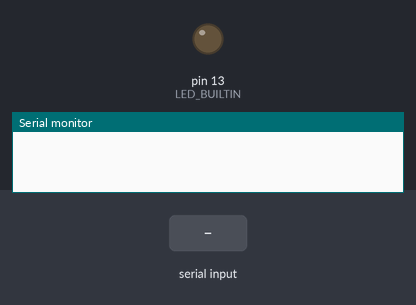
This sketch was run on a simulated Arduino Uno, built with avr-gcc and run on an emulated ATmega328P. Parts: output pins drawn as LEDs (lit = HIGH), the last lines printed to the serial monitor. The test bench sets the inputs (shaded band).

Above: at 1.2 s.
1.3 s: "LON" received over Serial
At 1.8 s:
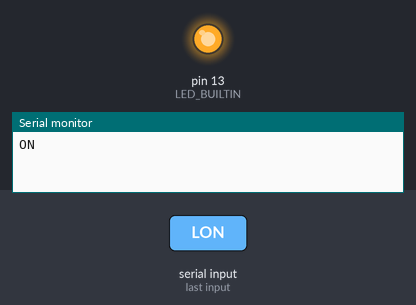
2.8 s: "LOFF" received over Serial
At 4.1 s:
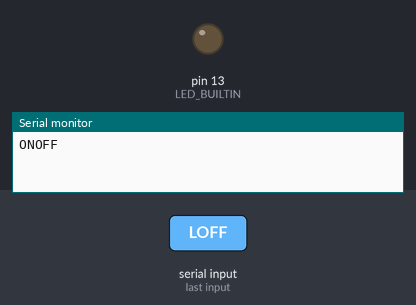
Timing chart, 0 to 5.8 s (numbered marks = the images above; inputs shaded):
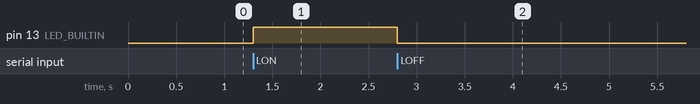

The sketch:

ultrasonic_example.ino
```cpp
String rx;
#define LED_BUILTIN  13
#define TRIG  2
#define ECHO  4

void setup() {
  Serial.begin(115200);
  Serial.setTimeout(1);
  pinMode(TRIG, OUTPUT);//define arduino pin
  pinMode(ECHO, INPUT);//define arduino pin
  pinMode(LED_BUILTIN, OUTPUT);
}

void loop() {
  while (Serial.available()) {
    // read the incoming byte:
    rx = Serial.readString();
    commander();
  }
}

void commander() {
  lightControll();
  getDistance();
}

void lightControll() {
  if (rx == "LON") {
    digitalWrite(LED_BUILTIN, HIGH); //turn on
    Serial.print("ON");
  }
  if (rx == "LOFF") {
    digitalWrite(LED_BUILTIN, LOW); //turn off
    Serial.print("OFF");
  }
}

void getDistance() {
  if (rx == "GDCM" || rx == "GDIN") {
    //pulse output
    digitalWrite(TRIG, LOW);
    delayMicroseconds(4);
    digitalWrite(TRIG, HIGH);
    delayMicroseconds(10);
    digitalWrite(TRIG, LOW);

    long t = pulseIn(ECHO, HIGH);//input pulse and save it veriable

    if (rx == "GDCM") {
      long cm = t / 29 / 2; //time convert distance
      Serial.print(cm);
    }
    if (rx == "GDIN") {
      long inches = t / 74 / 2; //time convert distance
      Serial.print(inches);
    }
    //  String inch = " inches t";
    //  String CM = " cm";

    //  Serial.print(inches +inch);//print serial monitor inches
    //  Serial.println(cm +CM);//print serial monitor cm
    //  Serial.println();//print space
  }
}
```

Measured:
- after the input at 1.3 s, pin 13 (LED_BUILTIN): LOW → HIGH at once
- after the input at 2.8 s, pin 13 (LED_BUILTIN): HIGH → LOW at once
